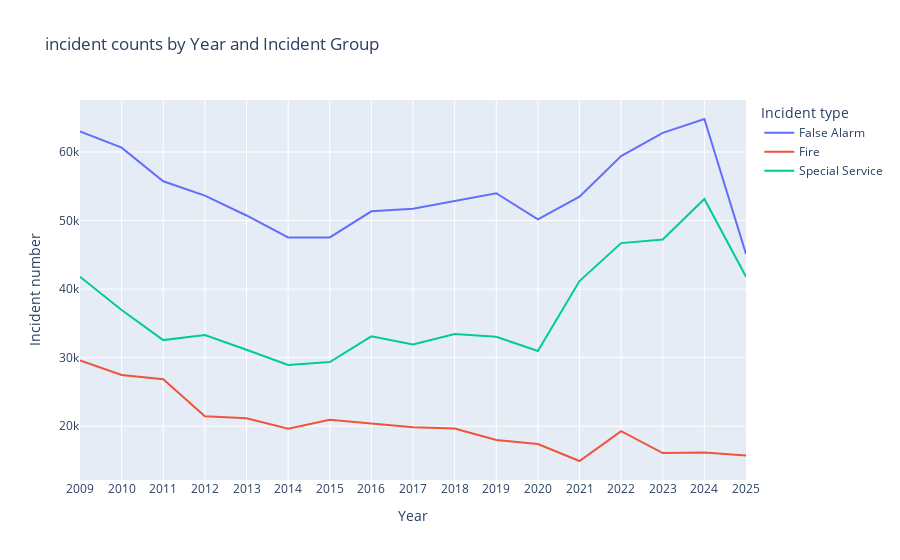

Notebook cell for this chart:
### Code cell
grouped_multiple = df_processed.groupby(['CalYear','IncidentGroup'],observed=False).agg({'IncidentNumber':['count']})
grouped_multiple = grouped_multiple.reset_index()
grouped_multiple.columns = ['Year', 'Incident type', 'Incident number']
fig = px.line(grouped_multiple, x="Year", y="Incident number", color="Incident type", title="incident counts by Year and Incident Group")
fig.update_xaxes(tickmode='linear',showticklabels=True)
fig.show()

### Figure 1 — Plotly figure (JSON) as saved in the notebook; plotly's stock layout.template omitted (floating-point values rounded to 4 significant figures)
{"data": [{"hovertemplate": "Incident type=False Alarm<br>Year=%{x}<br>Incident number=%{y}<extra></extra>", "legendgroup": "False Alarm", "line": {"color": "#636efa", "dash": "solid"}, "marker": {"symbol": "circle"}, "mode": "lines", "name": "False Alarm", "orientation": "v", "showlegend": true, "type": "scatter", "x": [2009, 2010, 2011, 2012, 2013, 2014, 2015, 2016, 2017, 2018, 2019, 2020, 2021, 2022, 2023, 2024, 2025], "xaxis": "x", "y": [62991, 60644, 55725, 53641, 50741, 47535, 47542, 51344, 51727, 52856, 53985, 50187, 53474, 59403, 62792, 64816, 45124], "yaxis": "y"}, {"hovertemplate": "Incident type=Fire<br>Year=%{x}<br>Incident number=%{y}<extra></extra>", "legendgroup": "Fire", "line": {"color": "#EF553B", "dash": "solid"}, "marker": {"symbol": "circle"}, "mode": "lines", "name": "Fire", "orientation": "v", "showlegend": true, "type": "scatter", "x": [2009, 2010, 2011, 2012, 2013, 2014, 2015, 2016, 2017, 2018, 2019, 2020, 2021, 2022, 2023, 2024, 2025], "xaxis": "x", "y": [29591, 27467, 26847, 21443, 21158, 19622, 20923, 20378, 19856, 19661, 17982, 17401, 14923, 19281, 16075, 16150, 15710], "yaxis": "y"}, {"hovertemplate": "Incident type=Special Service<br>Year=%{x}<br>Incident number=%{y}<extra></extra>", "legendgroup": "Special Service", "line": {"color": "#00cc96", "dash": "solid"}, "marker": {"symbol": "circle"}, "mode": "lines", "name": "Special Service", "orientation": "v", "showlegend": true, "type": "scatter", "x": [2009, 2010, 2011, 2012, 2013, 2014, 2015, 2016, 2017, 2018, 2019, 2020, 2021, 2022, 2023, 2024, 2025], "xaxis": "x", "y": [41797, 36949, 32560, 33307, 31156, 28922, 29366, 33116, 31931, 33457, 33043, 30980, 41180, 46708, 47247, 53157, 41806], "yaxis": "y"}], "layout": {"legend": {"title": {"text": "Incident type"}, "tracegroupgap": 0}, "title": {"text": "incident counts by Year and Incident Group"}, "xaxis": {"anchor": "y", "domain": [0, 1], "showticklabels": true, "tickmode": "linear", "title": {"text": "Year"}}, "yaxis": {"anchor": "x", "domain": [0, 1], "title": {"text": "Incident number"}}}}
